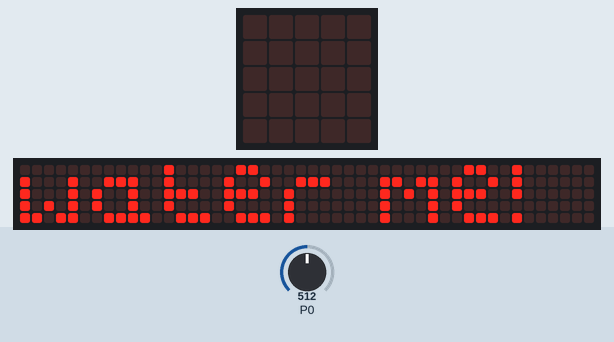
Recording of a program running on a simulated BBC micro:bit running MicroPython. Shown: the board's 5×5 LED display, a strip that is not on the board, showing the scrolling text unrolled. The inputs (shaded band) are chosen by the test bench; at power-on: P0 = 512 (analog values on the 0–1023 scale). The 48×5 strip is a reading aid, not a part: it shows the text the display is scrolling, unrolled, one strip-width of it at a time.

Above: at 7.05 s.
14.2 s: P0 set to 586
27.1 s: P0 set to 608
At 35.0 s:
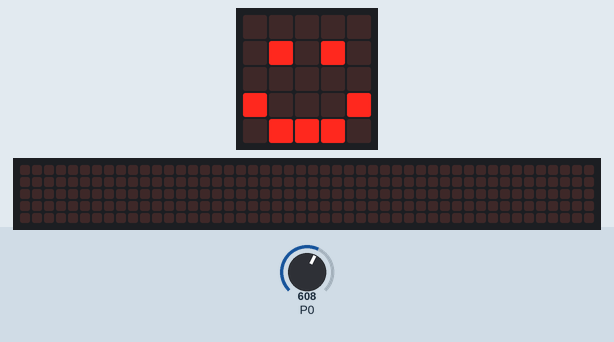
40.0 s: P0 set to 590
At 48.3 s:
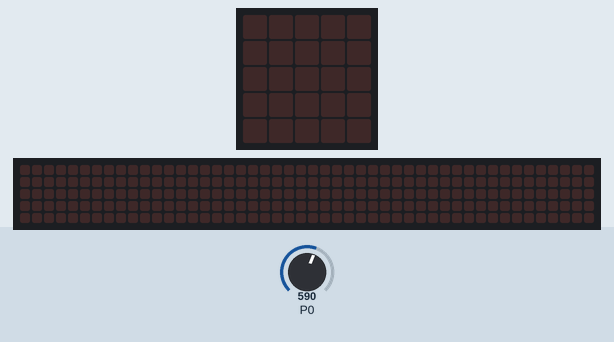
52.9 s: P0 set to 610
At 58.3 s:
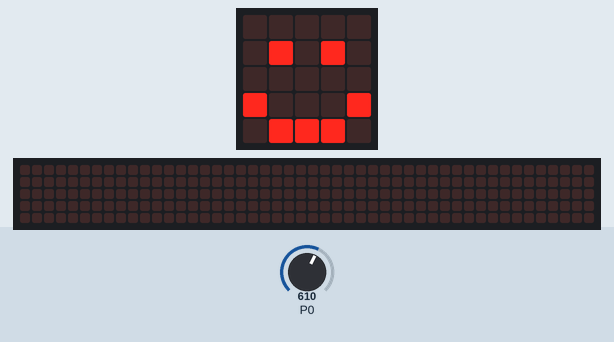

Measured:
- the behaviour switches between 599 and 600 on P0 (found by bisection; images 0 and 1)
- after the input at 27.1 s, the display: changes after 7.3 s (image 1)
- after the input at 40.0 s, the display: first changes at once (image 2 shows a later state)
- after the input at 52.9 s, the display: changes after 4.3 s (image 3)

The program:

soil_moisture_reader-main__2_.py
```python
# Imports go at the top
from microbit import *


# Code in a 'while True:' loop repeats forever
reading=0
happy = Image.HAPPY
sad = Image.SAD
while True:
    reading = pin0.read_analog()
    if (reading < 600):
        display.show(sad)
        display.scroll('water me!')
        sleep(10000)
    else:
        display.show(happy)
```
